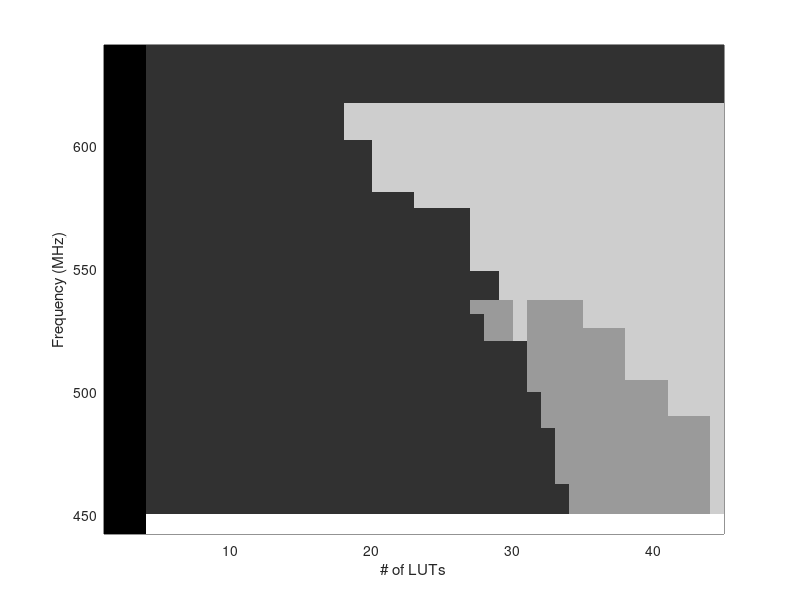

MATLAB code for this plot:
% plot results in different zones
% 3nd version
clear;
clc;
RCA_New=importdata('./RCA_New_Area.mat');   %   #1
RCA_Trad=importdata('./RCA_Trad_Area.mat');    %   #2
CSA2=importdata('./CSA2_Area.mat');         %   #3
CSA3=importdata('./CSA3_Area.mat');         %   #4

% scan CSA3, which has the largest width
[len_csa3,wid_csa3]=size(CSA3);

%data processing
delta_csa2=CSA3(1,1)-CSA2(1,1);
temp=repmat(CSA2(:,1),1,delta_csa2);
CSA2=[temp,CSA2];
[len_csa2,wid_csa2]=size(CSA2);
CSA2(1,:)=(CSA3(1,1):-1:CSA2(1,wid_csa2));

delta_rcaT=CSA3(1,1)-RCA_Trad(1,1);
RCA_Trad=[repmat(RCA_Trad(:,1),1,delta_rcaT),RCA_Trad];
[len_rcaT,wid_rcaT]=size(RCA_Trad);
RCA_Trad(1,:)=(CSA3(1,1):-1:RCA_Trad(1,wid_rcaT));

delta_rcaN=CSA3(1,1)-RCA_New(1,1);
RCA_New=[repmat(RCA_New(:,1),1,delta_rcaN),RCA_New];
[len_rcaN,wid_rcaN]=size(RCA_New);
RCA_New(1,:)=(CSA3(1,1):-1:RCA_New(1,wid_rcaN));

[len_csa2,wid_csa2]=size(CSA2);
[len_rcaN,wid_rcaN]=size(RCA_New);
[len_rcaT,wid_rcaT]=size(RCA_Trad);
len=max([len_csa3,len_csa2,len_rcaN,len_rcaT]);
wid=max([wid_csa3,wid_csa2,wid_rcaN,wid_rcaT]);

TF=zeros(len,CSA3(1,1));   %initialize Trade-Off matrix
for i=1:1:wid_csa3
    TF(1:len_csa3,CSA3(1,i))=4;
    %TF(:,CSA3(1,i))=127;
end

for col=1:1:wid_csa2
    if TF(:,CSA2(1,col))==0
       TF(:,CSA2(1,col))=3;
    end    
end

for col=1:1:wid_rcaT
    if TF(:,RCA_Trad(1,col))==0
       TF(:,RCA_Trad(1,col))=2;
    end
end

for col=1:1:wid_rcaN
    if TF(:,RCA_New(1,col))==0
       TF(:,RCA_New(1,col))=1;
    end
end

[len_TF,wid_TF]=size(TF);
for i=wid_TF:-1:4   %area
    col_csa3=find(CSA3(1,:)==i);            %column number of csa2
    col_csa2=find(CSA2(1,:)==i);            %column number of csa2
    col_rcaT=find(RCA_Trad(1,:)==i);        %column number of rcaT
    col_rcaN=find(RCA_New(1,:)==i);         %column number of rcaN
    %for j=1:1:len_TF     %freq
    for j=1:min(length(CSA3),length(CSA2))-1
        csa3_temp=CSA3(j+1,col_csa3);
        csa2_temp=CSA2(j+1,col_csa2);
        rcaT_temp=RCA_Trad(j+1,col_rcaT);
        rcaN_temp=RCA_New(j+1,col_rcaN);
        temp=[rcaN_temp,rcaT_temp,csa2_temp,csa3_temp];
        Ele=find(temp==min(temp));
        %TF(j,i)=min(Ele);
        if find(Ele==1)>0
            TF(j,i)=1;
        else
            TF(j,i)=max(Ele);
        end                             
    end
end
%  
TFM=TF(1:36,:);
[a,b]=find(TFM==2);
TFM(a,b)=1;
TFM(35:36,4:44)=1;
TFM=[TFM TFM(:,44)];    %add extra column, area=45
TFM(1:2,4:44)=5;           %set error-free region
%Freq=(2.26:-0.02:1.56);
Freq=1000./(2.26:-0.02:1.56);
Area=(1:45);
[xx,yy]=meshgrid(Area,Freq);
pcolor(xx,yy,TFM);
shading flat;
colormap gray
xlabel('# of LUTs');
ylabel('Frequency (MHz)');






